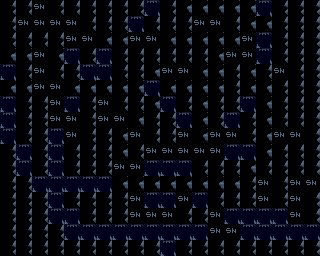

Below is a game level as drawn by its tile map, then a one-line description and the .tmx that defines it (tile-layer data replaced by summaries):
An orthogonal 20x16 tile map with 16x16 px tiles, 2 tile layers (Background, Tile Layer 1).

<map version="1.0" tiledversion="1.0.2" orientation="orthogonal" renderorder="right-down" width="20" height="16" tilewidth="16" tileheight="16" nextobjectid="1">
 <tileset firstgid="1" name="testingtileset" tilewidth="16" tileheight="16" tilecount="80" columns="16">
  <image source="../tilesets/PrtCave.png" width="256" height="80" />
 </tileset>
 <layer name="Background" width="20" height="16">
  <data>[320 cells, 320 non-empty, 1 distinct tile ids]</data>
 </layer>
 <layer name="Tile Layer 1" width="20" height="16">
  <data>[320 cells, 169 non-empty, 3 distinct tile ids]</data>
 </layer>
</map>